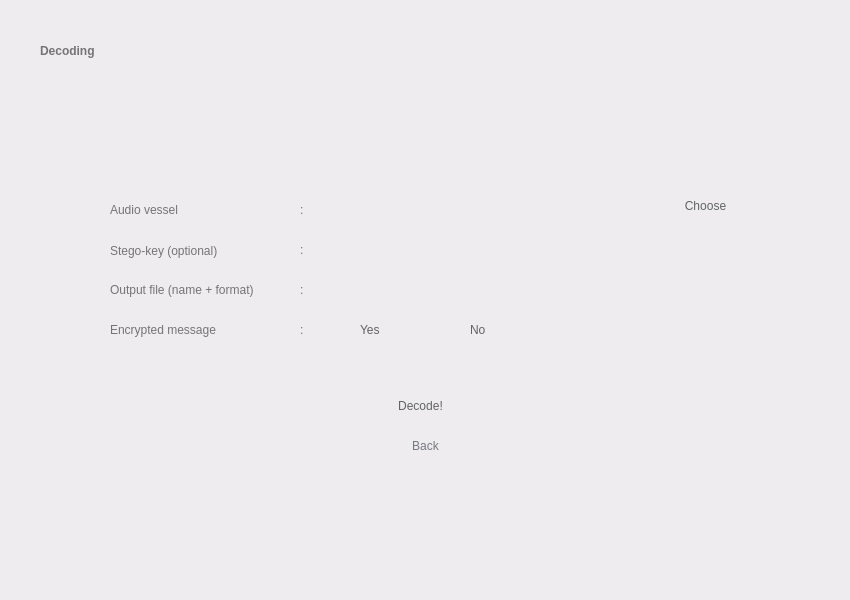
<?xml version="1.0" encoding="UTF-8"?>
<ui version="4.0">
 <class>Widget</class>
 <widget class="QWidget" name="Widget">
  <property name="geometry">
   <rect>
    <x>0</x>
    <y>0</y>
    <width>850</width>
    <height>600</height>
   </rect>
  </property>
  <property name="windowTitle">
   <string>Widget</string>
  </property>
  <property name="styleSheet">
   <string notr="true">background-color: rgb(238, 236, 239);</string>
  </property>
  <widget class="QWidget" name="widget1" native="true">
   <property name="geometry">
    <rect>
     <x>0</x>
     <y>0</y>
     <width>850</width>
     <height>600</height>
    </rect>
   </property>
   <property name="styleSheet">
    <string notr="true">QWidget#widget1 {background-color: rgb(246, 245, 247);};

</string>
   </property>
   <widget class="QLabel" name="label">
    <property name="geometry">
     <rect>
      <x>40</x>
      <y>30</y>
      <width>241</width>
      <height>41</height>
     </rect>
    </property>
    <property name="styleSheet">
     <string notr="true">background-color: rgba(255, 255, 255, 0);
color: rgb(116, 116, 118);
font: 36pt &quot;Product Sans&quot;;
font-weight: bold;
</string>
    </property>
    <property name="text">
     <string>Decoding</string>
    </property>
    <property name="alignment">
     <set>Qt::AlignLeading|Qt::AlignLeft|Qt::AlignVCenter</set>
    </property>
   </widget>
   <widget class="QPushButton" name="goButton">
    <property name="geometry">
     <rect>
      <x>340</x>
      <y>380</y>
      <width>161</width>
      <height>51</height>
     </rect>
    </property>
    <property name="styleSheet">
     <string notr="true">font: 17pt &quot;Product Sans&quot;;
color: rgb(96, 99, 103);
border-radius: 25px;
</string>
    </property>
    <property name="text">
     <string>Decode!</string>
    </property>
   </widget>
   <widget class="QLabel" name="label_4">
    <property name="geometry">
     <rect>
      <x>110</x>
      <y>200</y>
      <width>101</width>
      <height>20</height>
     </rect>
    </property>
    <property name="styleSheet">
     <string notr="true">background-color: rgba(255, 255, 255, 0);
font: 15pt &quot;Product Sans&quot;;
color: rgb(116, 116, 118);</string>
    </property>
    <property name="text">
     <string>Audio vessel</string>
    </property>
    <property name="alignment">
     <set>Qt::AlignLeading|Qt::AlignLeft|Qt::AlignVCenter</set>
    </property>
   </widget>
   <widget class="QLineEdit" name="vesselField">
    <property name="geometry">
     <rect>
      <x>320</x>
      <y>190</y>
      <width>341</width>
      <height>31</height>
     </rect>
    </property>
    <property name="styleSheet">
     <string notr="true">border-radius: 2px;
padding-left: 10px;
color: rgb(116, 116, 118);
</string>
    </property>
    <property name="readOnly">
     <bool>true</bool>
    </property>
   </widget>
   <widget class="QLineEdit" name="stegoKeyField">
    <property name="geometry">
     <rect>
      <x>320</x>
      <y>230</y>
      <width>341</width>
      <height>31</height>
     </rect>
    </property>
    <property name="styleSheet">
     <string notr="true">border-radius: 2px;
padding-left: 10px;
color: rgb(116, 116, 118);
</string>
    </property>
   </widget>
   <widget class="QLineEdit" name="outputFileField">
    <property name="geometry">
     <rect>
      <x>320</x>
      <y>270</y>
      <width>341</width>
      <height>31</height>
     </rect>
    </property>
    <property name="styleSheet">
     <string notr="true">border-radius: 2px;
padding-left: 10px;
color: rgb(116, 116, 118);
</string>
    </property>
   </widget>
   <widget class="QPushButton" name="vesselButton">
    <property name="geometry">
     <rect>
      <x>670</x>
      <y>190</y>
      <width>71</width>
      <height>31</height>
     </rect>
    </property>
    <property name="styleSheet">
     <string notr="true">font: 15pt &quot;Product Sans&quot;;
color: rgb(96, 99, 103);
border-radius: 15px;
</string>
    </property>
    <property name="text">
     <string>Choose</string>
    </property>
   </widget>
   <widget class="QRadioButton" name="encButton_1">
    <property name="geometry">
     <rect>
      <x>340</x>
      <y>320</y>
      <width>101</width>
      <height>20</height>
     </rect>
    </property>
    <property name="styleSheet">
     <string notr="true">font: 15pt &quot;Product Sans&quot;;
border-radius: 4px;
color: rgb(96, 99, 103);
background-color: rgba(255, 255, 255, 0);
</string>
    </property>
    <property name="text">
     <string>Yes</string>
    </property>
    <attribute name="buttonGroup">
     <string notr="true">buttonGroup_3</string>
    </attribute>
   </widget>
   <widget class="QRadioButton" name="encButton_2">
    <property name="geometry">
     <rect>
      <x>450</x>
      <y>320</y>
      <width>101</width>
      <height>20</height>
     </rect>
    </property>
    <property name="styleSheet">
     <string notr="true">font: 15pt &quot;Product Sans&quot;;
background-color: rgba(255, 255, 255, 0);
border-radius: 4px;
color: rgb(96, 99, 103);
</string>
    </property>
    <property name="text">
     <string>No</string>
    </property>
    <attribute name="buttonGroup">
     <string notr="true">buttonGroup_3</string>
    </attribute>
   </widget>
   <widget class="QLabel" name="label_10">
    <property name="geometry">
     <rect>
      <x>110</x>
      <y>240</y>
      <width>171</width>
      <height>21</height>
     </rect>
    </property>
    <property name="styleSheet">
     <string notr="true">background-color: rgba(255, 255, 255, 0);
font: 15pt &quot;Product Sans&quot;;
color: rgb(116, 116, 118);</string>
    </property>
    <property name="text">
     <string>Stego-key (optional)</string>
    </property>
    <property name="alignment">
     <set>Qt::AlignLeading|Qt::AlignLeft|Qt::AlignVCenter</set>
    </property>
   </widget>
   <widget class="QLabel" name="label_11">
    <property name="geometry">
     <rect>
      <x>110</x>
      <y>280</y>
      <width>181</width>
      <height>20</height>
     </rect>
    </property>
    <property name="styleSheet">
     <string notr="true">background-color: rgba(255, 255, 255, 0);
font: 15pt &quot;Product Sans&quot;;
color: rgb(116, 116, 118);</string>
    </property>
    <property name="text">
     <string>Output file (name + format)</string>
    </property>
    <property name="alignment">
     <set>Qt::AlignLeading|Qt::AlignLeft|Qt::AlignVCenter</set>
    </property>
   </widget>
   <widget class="QLabel" name="label_14">
    <property name="geometry">
     <rect>
      <x>300</x>
      <y>200</y>
      <width>16</width>
      <height>20</height>
     </rect>
    </property>
    <property name="styleSheet">
     <string notr="true">background-color: rgba(255, 255, 255, 0);
font: 15pt &quot;Product Sans&quot;;
color: rgb(116, 116, 118);</string>
    </property>
    <property name="text">
     <string>:</string>
    </property>
    <property name="alignment">
     <set>Qt::AlignLeading|Qt::AlignLeft|Qt::AlignVCenter</set>
    </property>
   </widget>
   <widget class="QLabel" name="label_17">
    <property name="geometry">
     <rect>
      <x>300</x>
      <y>240</y>
      <width>16</width>
      <height>20</height>
     </rect>
    </property>
    <property name="styleSheet">
     <string notr="true">background-color: rgba(255, 255, 255, 0);
font: 15pt &quot;Product Sans&quot;;
color: rgb(116, 116, 118);</string>
    </property>
    <property name="text">
     <string>:</string>
    </property>
    <property name="alignment">
     <set>Qt::AlignLeading|Qt::AlignLeft|Qt::AlignVCenter</set>
    </property>
   </widget>
   <widget class="QLabel" name="label_18">
    <property name="geometry">
     <rect>
      <x>300</x>
      <y>280</y>
      <width>16</width>
      <height>20</height>
     </rect>
    </property>
    <property name="styleSheet">
     <string notr="true">background-color: rgba(255, 255, 255, 0);
font: 15pt &quot;Product Sans&quot;;
color: rgb(116, 116, 118);</string>
    </property>
    <property name="text">
     <string>:</string>
    </property>
    <property name="alignment">
     <set>Qt::AlignLeading|Qt::AlignLeft|Qt::AlignVCenter</set>
    </property>
   </widget>
   <widget class="QLabel" name="label_19">
    <property name="geometry">
     <rect>
      <x>110</x>
      <y>320</y>
      <width>181</width>
      <height>20</height>
     </rect>
    </property>
    <property name="styleSheet">
     <string notr="true">background-color: rgba(255, 255, 255, 0);
font: 15pt &quot;Product Sans&quot;;
color: rgb(116, 116, 118);</string>
    </property>
    <property name="text">
     <string>Encrypted message</string>
    </property>
    <property name="alignment">
     <set>Qt::AlignLeading|Qt::AlignLeft|Qt::AlignVCenter</set>
    </property>
   </widget>
   <widget class="QLabel" name="label_20">
    <property name="geometry">
     <rect>
      <x>300</x>
      <y>320</y>
      <width>16</width>
      <height>20</height>
     </rect>
    </property>
    <property name="styleSheet">
     <string notr="true">background-color: rgba(255, 255, 255, 0);
font: 15pt &quot;Product Sans&quot;;
color: rgb(116, 116, 118);</string>
    </property>
    <property name="text">
     <string>:</string>
    </property>
    <property name="alignment">
     <set>Qt::AlignLeading|Qt::AlignLeft|Qt::AlignVCenter</set>
    </property>
   </widget>
   <widget class="QPushButton" name="backButton">
    <property name="geometry">
     <rect>
      <x>390</x>
      <y>430</y>
      <width>71</width>
      <height>31</height>
     </rect>
    </property>
    <property name="styleSheet">
     <string notr="true">font: 12pt &quot;Product Sans&quot;;
color: rgb(118, 121, 128);
background-color: rgba(255, 255, 255, 0);
border-radius: 15px;
</string>
    </property>
    <property name="text">
     <string>Back</string>
    </property>
   </widget>
  </widget>
 </widget>
 <resources/>
 <connections/>
 <buttongroups>
  <buttongroup name="buttonGroup_2"/>
  <buttongroup name="buttonGroup_3"/>
 </buttongroups>
</ui>
